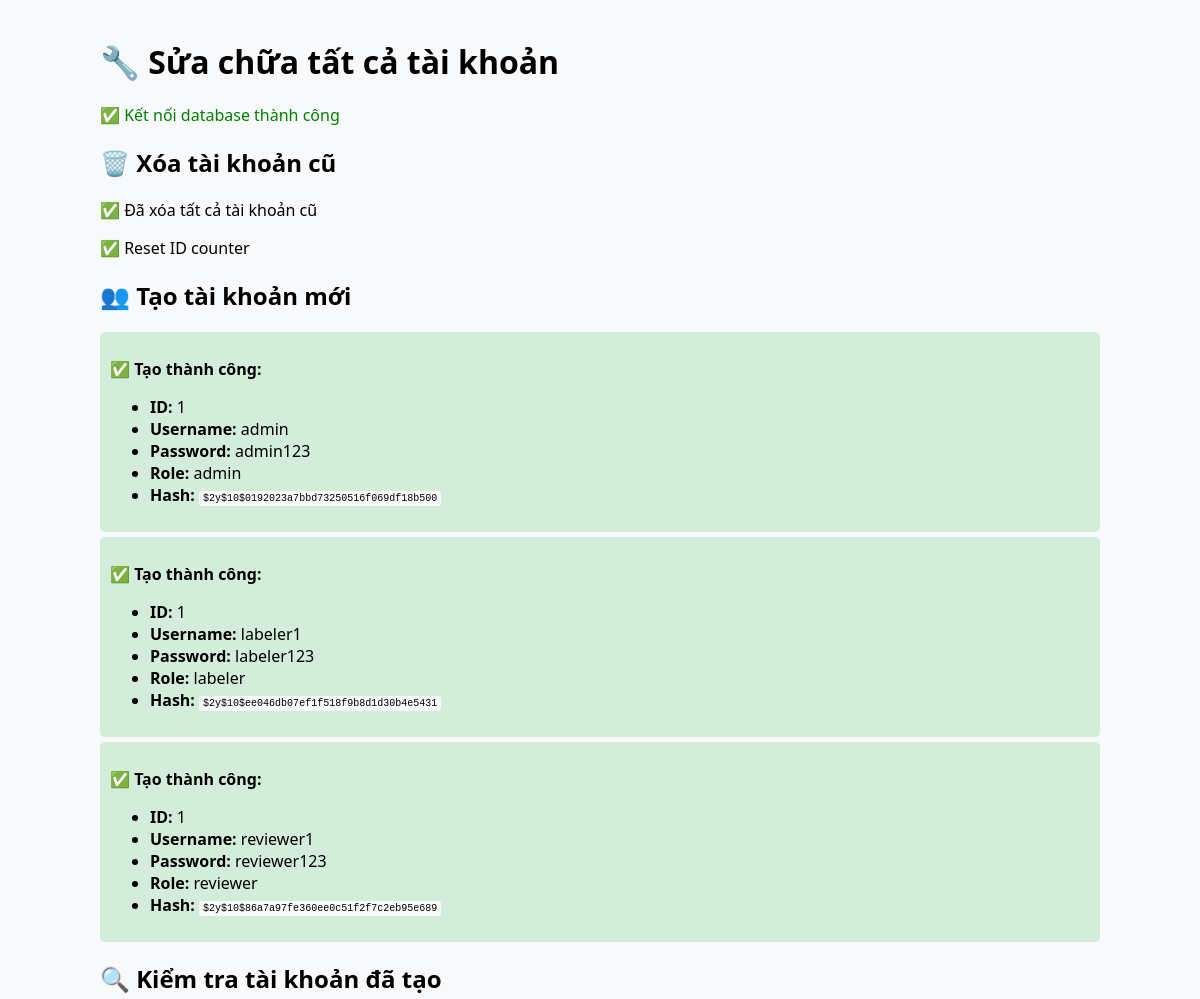
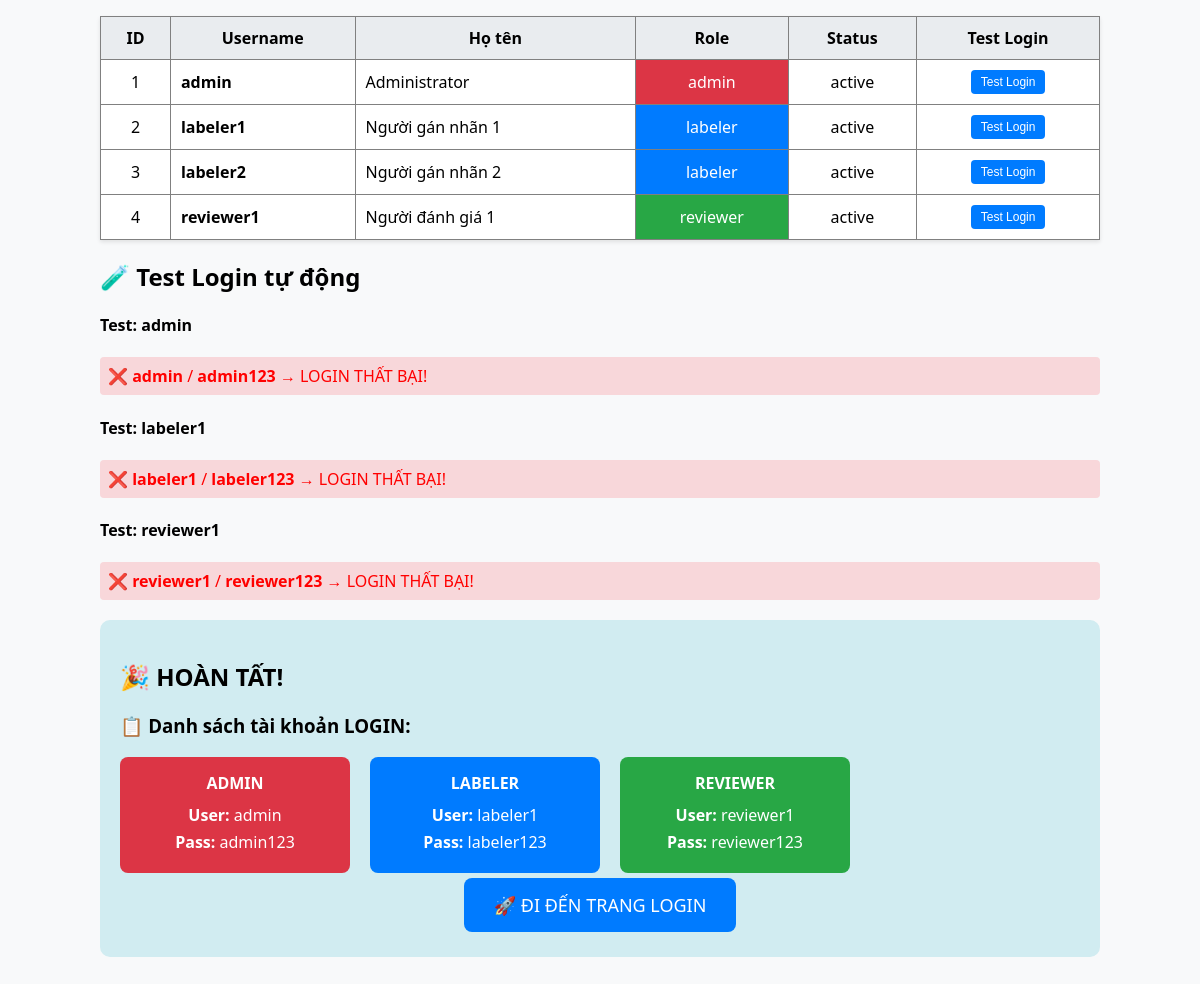
Screenshot of /fix_all_accounts.php with the database file from the repository (2 pictures, top to bottom).
### tables this page shows
CREATE TABLE users (
    id INT AUTO_INCREMENT PRIMARY KEY,
    username VARCHAR(50) UNIQUE NOT NULL,
    password VARCHAR(255) NOT NULL,
    full_name VARCHAR(100) NOT NULL,
    email VARCHAR(100),
    role ENUM('admin', 'labeler', 'reviewer') NOT NULL,
    status ENUM('active', 'inactive') DEFAULT 'active',
    created_at TIMESTAMP DEFAULT CURRENT_TIMESTAMP,
    updated_at TIMESTAMP DEFAULT CURRENT_TIMESTAMP ON UPDATE CURRENT_TIMESTAMP
);

### fix_all_accounts.php (the view, shortened to what this page needs)
<?php
echo "<h1>🔧 Sửa chữa tất cả tài khoản</h1>";
try {
    $database = new Database();
    $db = $database->getConnection();
    echo "<p style='color: green;'>✅ Kết nối database thành công</p>";
    echo "<h2>🗑️ Xóa tài khoản cũ</h2>";
    $db->exec("DELETE FROM users");
    echo "<p>✅ Đã xóa tất cả tài khoản cũ</p>";
    $db->exec("ALTER TABLE users AUTO_INCREMENT = 1");
    echo "<p>✅ Reset ID counter</p>";
    echo "<h2>👥 Tạo tài khoản mới</h2>";
    $accounts = [
        [
            'username' => 'admin',
            'password' => 'admin123',
            'full_name' => 'Administrator',
            'email' => 'admin@example.com',
            'role' => 'admin'
        ],
        [
            'username' => 'labeler1',
            'password' => 'labeler123',
            'full_name' => 'Người gán nhãn 1',
            'email' => 'labeler1@example.com',
            'role' => 'labeler'
        ],
        [
            'username' => 'reviewer1',
            'password' => 'reviewer123',
            'full_name' => 'Người đánh giá 1',
            'email' => 'reviewer1@example.com',
            'role' => 'reviewer'
        ]
    ];
    foreach ($accounts as $account) {
        $hashed_password = password_hash($account['password'], PASSWORD_DEFAULT);
        $user_id = $db->lastInsertId();
        echo "<div style='background: #d4edda; padding: 10px; margin: 5px 0; border-radius: 5px;'>";
        echo "<p><strong>✅ Tạo thành công:</strong></p>";
        echo "<ul>";
        echo "<li><strong>ID:</strong> $user_id</li>";
        echo "<li><strong>Username:</strong> {$account['username']}</li>";
        echo "<li><strong>Password:</strong> {$account['password']}</li>";
        echo "<li><strong>Role:</strong> {$account['role']}</li>";
        echo "<li><strong>Hash:</strong> <code style='font-size: 10px; word-break: break-all;'>$hashed_password</code></li>";
        echo "</ul>";
        echo "</div>";
    }
    echo "<h2>🔍 Kiểm tra tài khoản đã tạo</h2>";
    $query = "SELECT id, username, full_name, role, status, created_at FROM users ORDER BY id";
    $stmt = $db->prepare($query);
    $stmt->execute();
    $users = $stmt->fetchAll(PDO::FETCH_ASSOC);
    echo "<table border='1' style='border-collapse: collapse; width: 100%; background: white;'>";
    echo "<tr style='background: #e9ecef;'>";
    echo "<th style='padding: 10px;'>ID</th>";
    echo "<th style='padding: 10px;'>Username</th>";
    echo "<th style='padding: 10px;'>Họ tên</th>";
    echo "<th style='padding: 10px;'>Role</th>";
    echo "<th style='padding: 10px;'>Status</th>";
    echo "<th style='padding: 10px;'>Test Login</th>";
    echo "</tr>";
    foreach ($users as $user) {
        $role_color = '';
        switch($user['role']) {
            case 'admin': $role_color = 'background: #dc3545; color: white;'; break;
            case 'labeler': $role_color = 'background: #007bff; color: white;'; break;
            case 'reviewer': $role_color = 'background: #28a745; color: white;'; break;
        }
        echo "<tr>";
        echo "<td style='padding: 10px; text-align: center;'>{$user['id']}</td>";
        echo "<td style='padding: 10px;'><strong>{$user['username']}</strong></td>";
        echo "<td style='padding: 10px;'>{$user['full_name']}</td>";
        echo "<td style='padding: 10px; text-align: center; $role_color'>{$user['role']}</td>";
        echo "<td style='padding: 10px; text-align: center;'>{$user['status']}</td>";
        echo "<td style='padding: 10px; text-align: center;'>";
        echo "<button onclick=\"testLogin('{$user['username']}')\">Test Login</button>";
        echo "</td>";
        echo "</tr>";
    }
    echo "</table>";
    echo "<h2>🧪 Test Login tự động</h2>";
    foreach ($accounts as $account) {
        echo "<h4>Test: {$account['username']}</h4>";
        $query = "SELECT password FROM users WHERE username = ?";
        $stmt = $db->prepare($query);
        $stmt->execute([$account['username']]);
        $stored_user = $stmt->fetch(PDO::FETCH_ASSOC);
        if ($stored_user) {
            $password_correct = password_verify($account['password'], $stored_user['password']);
            if ($password_correct) {
                echo "<p style='color: green; background: #d4edda; padding: 8px; border-radius: 4px;'>";
                echo "✅ <strong>{$account['username']}</strong> / <strong>{$account['password']}</strong> → LOGIN THÀNH CÔNG!";
                echo "</p>";
            } else {
                echo "<p style='color: red; background: #f8d7da; padding: 8px; border-radius: 4px;'>";
                echo "❌ <strong>{$account['username']}</strong> / <strong>{$account['password']}</strong> → LOGIN THẤT BẠI!";
                echo "</p>";
            }
        } else {
            echo "<p style='color: orange;'>⚠️ Không tìm thấy user {$account['username']}</p>";
        }
    }
    echo "<div style='background: #d1ecf1; padding: 20px; border-radius: 10px; margin: 20px 0;'>";
    echo "<h2>🎉 HOÀN TẤT!</h2>";
    echo "<h3>📋 Danh sách tài khoản LOGIN:</h3>";
    echo "<div style='display: flex; gap: 20px; flex-wrap: wrap;'>";
    foreach ($accounts as $account) {
        $bg_color = '';
        switch($account['role']) {
            case 'admin': $bg_color = '#dc3545'; break;
            case 'labeler': $bg_color = '#007bff'; break;
            case 'reviewer': $bg_color = '#28a745'; break;
        }
        echo "<div style='background: $bg_color; color: white; padding: 15px; border-radius: 8px; text-align: center; min-width: 200px;'>";
        echo "<h4 style='margin: 0 0 10px 0;'>" . strtoupper($account['role']) . "</h4>";
        echo "<p style='margin: 5px 0;'><strong>User:</strong> {$account['username']}</p>";
        echo "<p style='margin: 5px 0;'><strong>Pass:</strong> {$account['password']}</p>";
        echo "</div>";
    }
    echo "</div>";
    echo "<p style='text-align: center; margin: 20px 0;'>";
    echo "<a href='login.php' style='background: #007bff; color: white; padding: 15px 30px; text-decoration: none; border-radius: 8px; font-size: 18px;'>";
    echo "🚀 ĐI ĐẾN TRANG LOGIN";
    echo "</a>";
    echo "</p>";
    echo "</div>";
} catch (Exception $e) {
    echo "<div style='background: #f8d7da; padding: 15px; border-radius: 5px;'>";
    echo "<h3>❌ Lỗi:</h3>";
    echo "<p>" . $e->getMessage() . "</p>";
    echo "<pre>" . $e->getTraceAsString() . "</pre>";
    echo "</div>";
}
?>

### fix_all_accounts.php (style rules this page uses)
button { background: #007bff; color: white; border: none; padding: 5px 10px; border-radius: 4px; cursor: pointer; font-size: 12px; }
table { box-shadow: 0 2px 4px rgba(0,0,0,0.1); }
code { background: #f8f9fa; padding: 2px 4px; border-radius: 3px; font-family: monospace; }

### rows the page displays
users: id "1", username "admin", full_name "Administrator", role "admin", status "active", password "admin123", role "ADMIN"
users: id "2", username "labeler1", full_name "Người gán nhãn 1", role "labeler", status "active", password "labeler123", role "LABELER"
users: id "3", username "labeler2", full_name "Người gán nhãn 2", role "labeler", status "active"
users: id "4", username "reviewer1", full_name "Người đánh giá 1", role "reviewer", status "active", password "reviewer123", role "REVIEWER"

### other values shown
$user_id "1"
$account['username'] "admin"
$account['password'] "admin123"
$account['role'] "admin"
$hashed_password "$2y$10$0192023a7bbd73250516f069df18b500"
$account['username'] "labeler1"
$account['password'] "labeler123"
$account['role'] "labeler"
$hashed_password "$2y$10$ee046db07ef1f518f9b8d1d30b4e5431"
$account['username'] "reviewer1"
$account['password'] "reviewer123"
$account['role'] "reviewer"
$hashed_password "$2y$10$86a7a97fe360ee0c51f2f7c2eb95e689"
